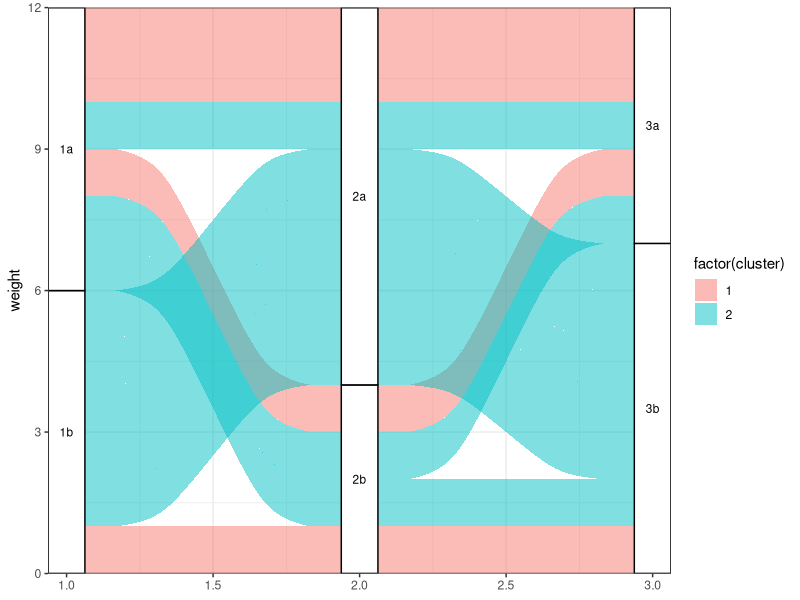

This chart was generated by the following R code:
## ---- chunk 1
knitr::opts_chunk$set(fig.width = 6, fig.height = 3, fig.align = "center")
library(ggalluvial)
## ---- chunk 2
example_data <- data.frame(
  weight = rep(1, 12),
  ID = 1:12,
  cluster = rep(c(1, 2), c(4, 8)),
  grp1 = rep(c('1a', '1b', '1a', '1b'), c(3, 2, 3, 4)),
  grp2 = rep(c('2a', '2b', '2a', '2b', '2a'), c(2, 2, 2, 2, 4)),
  grp3 = rep(c('3a','3b', '3a', '3b'), c(3, 2, 2, 5))
)
## ---- chunk 3
ggplot(example_data,
       aes(y = weight, axis1 = grp1, axis2 = grp2, axis3 = grp3)) + 
  geom_alluvium(aes(fill = factor(cluster)), knot.pos = 0.25) + 
  geom_stratum(width = 1/8, reverse = TRUE) + 
  geom_text(aes(label = after_stat(stratum)), 
            stat = "stratum", 
            reverse = TRUE, 
            size = rel(3)) + 
  theme_bw() +
  scale_x_continuous(expand = c(0, 0)) +
  scale_y_continuous(expand = c(0, 0))
